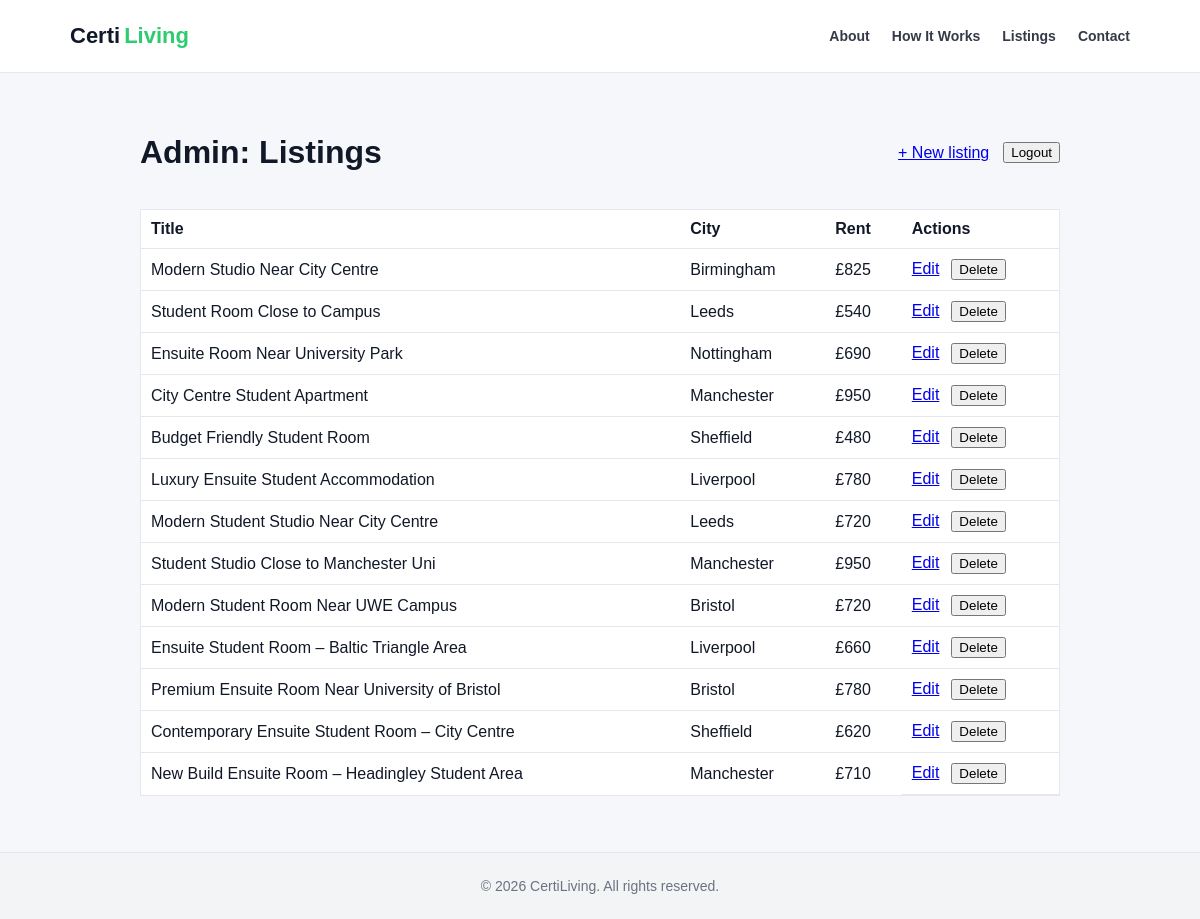
The app's page /admin/listings (signed in) with its own data.
### tables this page shows
CREATE TABLE listings (
    id INTEGER PRIMARY KEY AUTOINCREMENT,

    title TEXT NOT NULL,
    description TEXT NOT NULL,

    city TEXT NOT NULL,
    address TEXT,

    rent_pcm INTEGER NOT NULL,
    deposit INTEGER,

    room_type TEXT,
    bills_included BOOLEAN DEFAULT 0,

    available_from DATE,

    photo_url TEXT,

    created TIMESTAMP DEFAULT CURRENT_TIMESTAMP
);

### app/admin.py (the view)
@bp.route("/listings")
@admin_required
def listings_index():
    db = get_db()
    listings = db.execute("SELECT * FROM listings ORDER BY created DESC").fetchall()
    return render_template("admin/listings_index.html", listings=listings)

### app/admin.py (called while the page is built)
def admin_required(view):
    @wraps(view)
    def wrapped(*args, **kwargs):
        if not session.get("is_admin"):
            return redirect(url_for("admin.login"))
        return view(*args, **kwargs)
    return wrapped

### app/db.py (called while the page is built)
def get_db():
    if 'db' not in g:
        g.db = sqlite3.connect(
            current_app.config['DATABASE'],
            detect_types=sqlite3.PARSE_DECLTYPES,
        )
        g.db.row_factory = sqlite3.Row
        g.db.execute('PRAGMA foreign_keys = ON')
    return g.db

### app/templates/admin/listings_index.html (shortened to what this page needs)
{% extends "admin/base.html" %}
{% block content %}
<div class="container admin-page">
  <div class="admin-toolbar">
    <h1>Admin: Listings</h1>
    <div class="admin-actions">
      <a href="{{ url_for('admin.listings_new') }}">+ New listing</a>
      <form method="post" action="{{ url_for('admin.logout') }}">
        <button type="submit">Logout</button>
      </form>
    </div>
  </div>
  <table class="admin-table">
    <tr>
      <th>Title</th><th>City</th><th>Rent</th><th>Actions</th>
    </tr>
    {% for l in listings %}
    <tr>
      <td>{{ l['title'] }}</td>
      <td>{{ l['city'] }}</td>
      <td>&pound;{{ l['rent_pcm'] }}</td>
      <td class="admin-row-actions">
        <a href="{{ url_for('admin.listings_edit', listing_id=l['id']) }}">Edit</a>
        <form method="post" action="{{ url_for('admin.listings_delete', listing_id=l['id']) }}">
          <button type="submit" onclick="return confirm('Delete this listing?')">Delete</button>
        </form>
      </td>
    </tr>
    {% endfor %}
  </table>
</div>
{% endblock %}

### app/templates/admin/base.html
{% extends "base.html" %}
{% block extra_head %}
  <link rel="stylesheet" href="{{ url_for('static', filename='css/admin.css') }}">
{% endblock %}

### app/templates/base.html (shortened to what this page needs)
<!DOCTYPE html>
<html>
<head>
    <link rel="stylesheet" href="{{ url_for('static', filename='css/style.css') }}">
    {% block extra_head %}{% endblock %}
</head>
<body>
<header class="navbar">
  <div class="container nav-inner">
    <a class="brand" href="{{ url_for('listings.index') }}">
      <span class="brand-certi">Certi</span><span class="brand-living">Living</span>
    </a>
    <nav class="nav-links">
      <a href="{{ url_for('listings.index') }}#why">About</a>
      <a href="{{ url_for('listings.index') }}#how">How It Works</a>
      <a href="{{ url_for('listings.index') }}#listings">Listings</a>
      <a href="{{ url_for('listings.index') }}#contact">Contact</a>
    </nav>
  </div>
</header>
<main>
    {% block content %}{% endblock %}
</main>
<footer class="site-footer">
  <div class="footer-inner">
    &copy; 2026 CertiLiving. All rights reserved.
  </div>
</footer>
</body>
</html>

### app/static/css/style.css (style rules this page uses)
:root { --max-width: 1100px; --gutter: 20px; --bg: #f6f7fb; --text: #111827; --muted: #6b7280; --accent: #2ecc71; --accent-dark: #27ae60; --border: #e5e7eb; --shadow: 0 8px 25px rgba(0,0,0,0.06); --shadow-soft: 0 4px 10px rgba(0,0,0,0.05); }
*, *::before, *::after { box-sizing: border-box; }
html { scroll-behavior: smooth; }
body { margin: 0; font-family: Arial, sans-serif; background: var(--bg); color: var(--text); min-height: 100vh; display: flex; flex-direction: column; }
main { flex: 1; }
.container { max-width: var(--max-width); margin: 0 auto; padding: 40px var(--gutter) 24px; }
.navbar { background: #fff; border-bottom: 1px solid var(--border); position: sticky; top: 0; z-index: 1000; }
.nav-inner { height: 72px; display: flex; align-items: center; justify-content: space-between; padding: 0 var(--gutter); max-width: var(--max-width); margin: 0 auto; }
.brand { font-weight: 800; font-size: 22px; text-decoration: none; color: var(--text); }
.brand-certi { color: var(--text); }
.brand-living { color: var(--accent); margin-left: 4px; }
.nav-links { display: flex; gap: 22px; align-items: center; }
.nav-links a { text-decoration: none; color: var(--text); font-weight: 600; font-size: 14px; opacity: 0.85; }
.site-footer { margin-top: 32px; padding: 25px var(--gutter); background: #f3f4f6; text-align: center; font-size: 14px; color: var(--muted); border-top: 1px solid var(--border); }

### app/static/css/admin.css (style rules this page uses)
.admin-page { max-width: 960px; }
.admin-toolbar { display: flex; justify-content: space-between; align-items: center; gap: 16px; margin-bottom: 16px; }
.admin-actions { display: flex; gap: 14px; align-items: center; }
.admin-actions form { margin: 0; }
.admin-table { width: 100%; border-collapse: collapse; background: #fff; border: 1px solid #e5e7eb; }
.admin-table th, .admin-table td { text-align: left; padding: 10px; border-bottom: 1px solid #e5e7eb; }
.admin-row-actions { display: flex; align-items: center; gap: 12px; }
.admin-row-actions form { margin: 0; }

### records on screen
listings: title "Modern Studio Near City Centre", city "Birmingham", rent_pcm "825"
listings: title "Student Room Close to Campus", city "Leeds", rent_pcm "540"
listings: title "Ensuite Room Near University Park", city "Nottingham", rent_pcm "690"
listings: title "City Centre Student Apartment", city "Manchester", rent_pcm "950"
listings: title "Budget Friendly Student Room", city "Sheffield", rent_pcm "480"
listings: title "Luxury Ensuite Student Accommodation", city "Liverpool", rent_pcm "780"
listings: title "Modern Student Studio Near City Centre", city "Leeds", rent_pcm "720"
listings: title "Student Studio Close to Manchester Uni", city "Manchester", rent_pcm "950"
listings: title "Modern Student Room Near UWE Campus", city "Bristol", rent_pcm "720"
listings: title "Ensuite Student Room – Baltic Triangle Area", city "Liverpool", rent_pcm "660"
listings: title "Premium Ensuite Room Near University of Bristol", city "Bristol", rent_pcm "780"
listings: title "Contemporary Ensuite Student Room – City Centre", city "Sheffield", rent_pcm "620"
listings: title "New Build Ensuite Room – Headingley Student Area", city "Manchester", rent_pcm "710"
